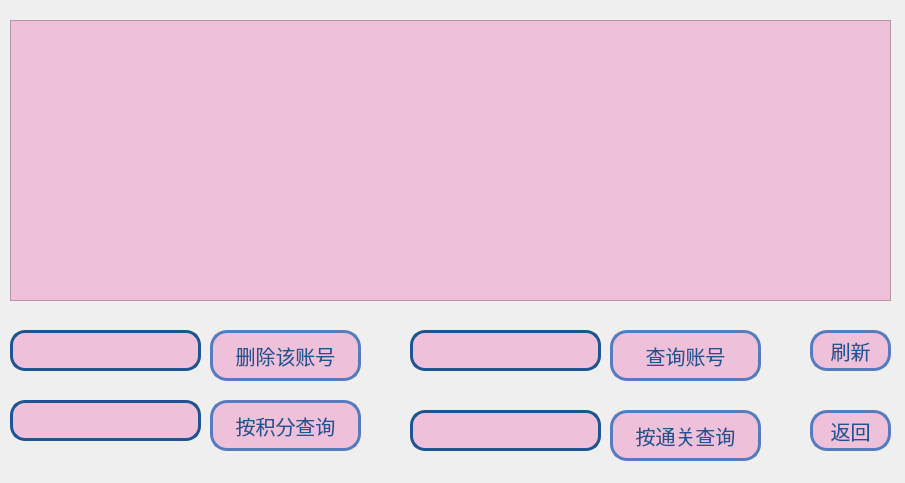
<?xml version="1.0" encoding="UTF-8"?>
<ui version="4.0">
 <class>word_admin_menu</class>
 <widget class="QWidget" name="word_admin_menu">
  <property name="geometry">
   <rect>
    <x>0</x>
    <y>0</y>
    <width>905</width>
    <height>483</height>
   </rect>
  </property>
  <property name="font">
   <font>
    <pointsize>15</pointsize>
   </font>
  </property>
  <property name="windowTitle">
   <string>管理员界面</string>
  </property>
  <property name="styleSheet">
   <string notr="true">#word_admin_menu{border-image: url(:/Yosemite-Color-Block.png);}</string>
  </property>
  <widget class="QTextBrowser" name="textBrowser">
   <property name="geometry">
    <rect>
     <x>10</x>
     <y>20</y>
     <width>881</width>
     <height>281</height>
    </rect>
   </property>
   <property name="styleSheet">
    <string notr="true">background-color: rgb(238, 192, 218);
color: rgb(30, 84, 145);</string>
   </property>
  </widget>
  <widget class="QPushButton" name="but_back">
   <property name="geometry">
    <rect>
     <x>810</x>
     <y>410</y>
     <width>81</width>
     <height>41</height>
    </rect>
   </property>
   <property name="styleSheet">
    <string notr="true">/**正常情况下样式**/
QPushButton{
	font: 15pt &quot;微软雅黑&quot;;
    color: #1e5491;
    background-color: #eec0da;
    border-color: #567cbe;
    border-radius: 17px;
    border-style: solid;
    border-width: 3px;
    padding: 5px;
}

/**鼠标停留在按钮上的样式**/
QPushButton::hover{	
    color: #1e5491;
    background-color: #c0a1cc;
    border-color: #567cbe;
}

/**鼠标按压下去的样式**/
QPushButton::pressed,QPushButton::checked{
    color: #eddfed;
    background-color: #1c58a3;
}

/**按钮失能情况下样式**/
QPushButton::disabled{
    color: #FFFFFF;
    background-color: #dcdde1;
    border-color: #dcdde1;
}
</string>
   </property>
   <property name="text">
    <string>返回</string>
   </property>
  </widget>
  <widget class="QPushButton" name="but_del">
   <property name="geometry">
    <rect>
     <x>210</x>
     <y>330</y>
     <width>151</width>
     <height>51</height>
    </rect>
   </property>
   <property name="styleSheet">
    <string notr="true">/**正常情况下样式**/
QPushButton{
	font: 15pt &quot;微软雅黑&quot;;
    color: #1e5491;
    background-color: #eec0da;
    border-color: #567cbe;
    border-radius: 17px;
    border-style: solid;
    border-width: 3px;
    padding: 5px;
}

/**鼠标停留在按钮上的样式**/
QPushButton::hover{	
    color: #1e5491;
    background-color: #c0a1cc;
    border-color: #567cbe;
}

/**鼠标按压下去的样式**/
QPushButton::pressed,QPushButton::checked{
    color: #eddfed;
    background-color: #1c58a3;
}

/**按钮失能情况下样式**/
QPushButton::disabled{
    color: #FFFFFF;
    background-color: #dcdde1;
    border-color: #dcdde1;
}
</string>
   </property>
   <property name="text">
    <string>删除该账号</string>
   </property>
  </widget>
  <widget class="QLineEdit" name="lineEdit_accountdel">
   <property name="geometry">
    <rect>
     <x>10</x>
     <y>330</y>
     <width>191</width>
     <height>41</height>
    </rect>
   </property>
   <property name="styleSheet">
    <string notr="true">border: 3px solid rgb(30, 84, 145);/*设置边框的粗细，以及颜色*/
border-radius: 15px;/*设置圆角的大小*/
padding: 0 8px;/*如果没有内容光标在开始往后移动0.8像素点*/
background-color: rgb(238, 192, 218);
</string>
   </property>
  </widget>
  <widget class="QLineEdit" name="lineEdit_jf">
   <property name="geometry">
    <rect>
     <x>10</x>
     <y>400</y>
     <width>191</width>
     <height>41</height>
    </rect>
   </property>
   <property name="styleSheet">
    <string notr="true">border: 3px solid rgb(30, 84, 145);/*设置边框的粗细，以及颜色*/
border-radius: 15px;/*设置圆角的大小*/
padding: 0 8px;/*如果没有内容光标在开始往后移动0.8像素点*/
background-color: rgb(238, 192, 218);
</string>
   </property>
  </widget>
  <widget class="QLineEdit" name="lineEdit_account">
   <property name="geometry">
    <rect>
     <x>410</x>
     <y>330</y>
     <width>191</width>
     <height>41</height>
    </rect>
   </property>
   <property name="styleSheet">
    <string notr="true">border: 3px solid rgb(30, 84, 145);/*设置边框的粗细，以及颜色*/
border-radius: 15px;/*设置圆角的大小*/
padding: 0 8px;/*如果没有内容光标在开始往后移动0.8像素点*/
background-color: rgb(238, 192, 218);
</string>
   </property>
  </widget>
  <widget class="QLineEdit" name="lineEdit_test">
   <property name="geometry">
    <rect>
     <x>410</x>
     <y>410</y>
     <width>191</width>
     <height>41</height>
    </rect>
   </property>
   <property name="styleSheet">
    <string notr="true">border: 3px solid rgb(30, 84, 145);/*设置边框的粗细，以及颜色*/
border-radius: 15px;/*设置圆角的大小*/
padding: 0 8px;/*如果没有内容光标在开始往后移动0.8像素点*/
background-color: rgb(238, 192, 218);
</string>
   </property>
  </widget>
  <widget class="QPushButton" name="but_account">
   <property name="geometry">
    <rect>
     <x>610</x>
     <y>330</y>
     <width>151</width>
     <height>51</height>
    </rect>
   </property>
   <property name="styleSheet">
    <string notr="true">/**正常情况下样式**/
QPushButton{
	font: 15pt &quot;微软雅黑&quot;;
    color: #1e5491;
    background-color: #eec0da;
    border-color: #567cbe;
    border-radius: 17px;
    border-style: solid;
    border-width: 3px;
    padding: 5px;
}

/**鼠标停留在按钮上的样式**/
QPushButton::hover{	
    color: #1e5491;
    background-color: #c0a1cc;
    border-color: #567cbe;
}

/**鼠标按压下去的样式**/
QPushButton::pressed,QPushButton::checked{
    color: #eddfed;
    background-color: #1c58a3;
}

/**按钮失能情况下样式**/
QPushButton::disabled{
    color: #FFFFFF;
    background-color: #dcdde1;
    border-color: #dcdde1;
}
</string>
   </property>
   <property name="text">
    <string>查询账号</string>
   </property>
  </widget>
  <widget class="QPushButton" name="but_jf">
   <property name="geometry">
    <rect>
     <x>210</x>
     <y>400</y>
     <width>151</width>
     <height>51</height>
    </rect>
   </property>
   <property name="styleSheet">
    <string notr="true">/**正常情况下样式**/
QPushButton{
	font: 15pt &quot;微软雅黑&quot;;
    color: #1e5491;
    background-color: #eec0da;
    border-color: #567cbe;
    border-radius: 17px;
    border-style: solid;
    border-width: 3px;
    padding: 5px;
}

/**鼠标停留在按钮上的样式**/
QPushButton::hover{	
    color: #1e5491;
    background-color: #c0a1cc;
    border-color: #567cbe;
}

/**鼠标按压下去的样式**/
QPushButton::pressed,QPushButton::checked{
    color: #eddfed;
    background-color: #1c58a3;
}

/**按钮失能情况下样式**/
QPushButton::disabled{
    color: #FFFFFF;
    background-color: #dcdde1;
    border-color: #dcdde1;
}
</string>
   </property>
   <property name="text">
    <string>按积分查询</string>
   </property>
  </widget>
  <widget class="QPushButton" name="but_test">
   <property name="geometry">
    <rect>
     <x>610</x>
     <y>410</y>
     <width>151</width>
     <height>51</height>
    </rect>
   </property>
   <property name="styleSheet">
    <string notr="true">/**正常情况下样式**/
QPushButton{
	font: 15pt &quot;微软雅黑&quot;;
    color: #1e5491;
    background-color: #eec0da;
    border-color: #567cbe;
    border-radius: 17px;
    border-style: solid;
    border-width: 3px;
    padding: 5px;
}

/**鼠标停留在按钮上的样式**/
QPushButton::hover{	
    color: #1e5491;
    background-color: #c0a1cc;
    border-color: #567cbe;
}

/**鼠标按压下去的样式**/
QPushButton::pressed,QPushButton::checked{
    color: #eddfed;
    background-color: #1c58a3;
}

/**按钮失能情况下样式**/
QPushButton::disabled{
    color: #FFFFFF;
    background-color: #dcdde1;
    border-color: #dcdde1;
}
</string>
   </property>
   <property name="text">
    <string>按通关查询</string>
   </property>
  </widget>
  <widget class="QPushButton" name="but_repaint">
   <property name="geometry">
    <rect>
     <x>810</x>
     <y>330</y>
     <width>81</width>
     <height>41</height>
    </rect>
   </property>
   <property name="styleSheet">
    <string notr="true">/**正常情况下样式**/
QPushButton{
	font: 15pt &quot;微软雅黑&quot;;
    color: #1e5491;
    background-color: #eec0da;
    border-color: #567cbe;
    border-radius: 17px;
    border-style: solid;
    border-width: 3px;
    padding: 5px;
}

/**鼠标停留在按钮上的样式**/
QPushButton::hover{	
    color: #1e5491;
    background-color: #c0a1cc;
    border-color: #567cbe;
}

/**鼠标按压下去的样式**/
QPushButton::pressed,QPushButton::checked{
    color: #eddfed;
    background-color: #1c58a3;
}

/**按钮失能情况下样式**/
QPushButton::disabled{
    color: #FFFFFF;
    background-color: #dcdde1;
    border-color: #dcdde1;
}
</string>
   </property>
   <property name="text">
    <string>刷新</string>
   </property>
  </widget>
 </widget>
 <resources/>
 <connections/>
</ui>
